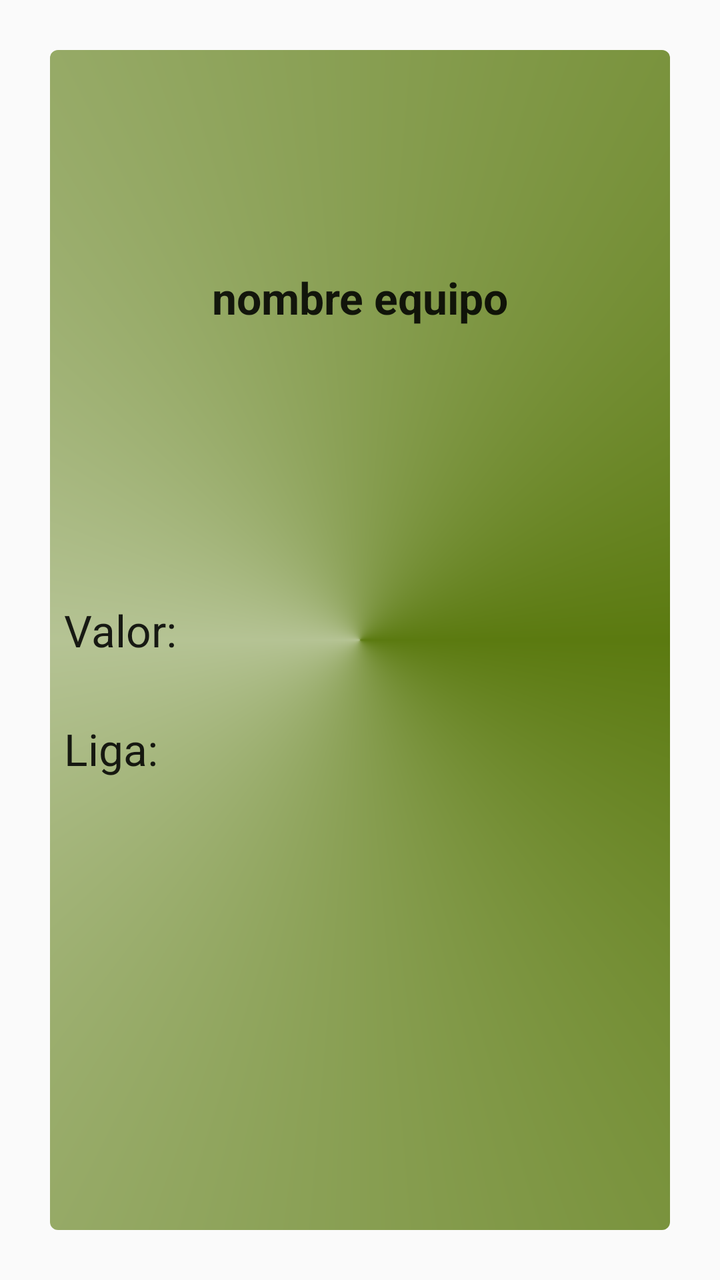
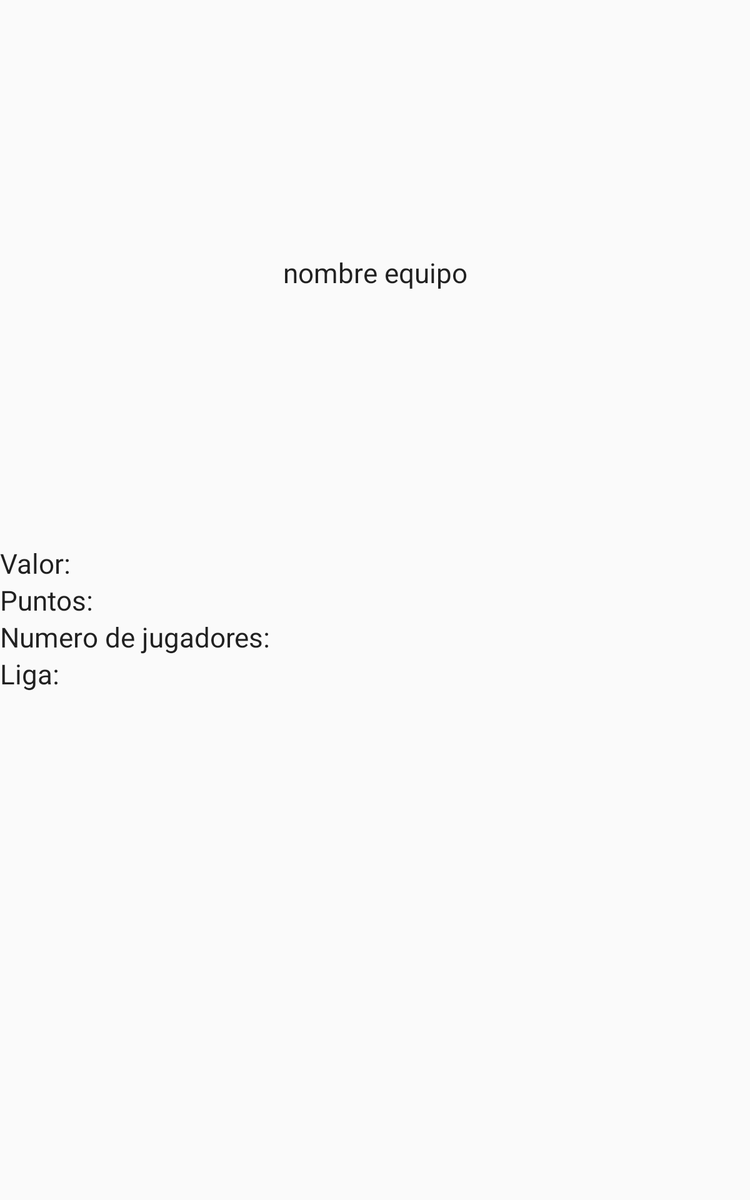

The same Android screen from two of the app's own layout files: first res/layout/ as a phone draws it, then the author's variant for another configuration, drawn on a device whose configuration selects that folder. Both files follow.
<!-- AndroidManifest.xml: application theme AppTheme -->
<!-- res/layout/equipo_list_item.xml -->
<?xml version="1.0" encoding="utf-8"?>

<LinearLayout xmlns:android="http://schemas.android.com/apk/res/android"
    android:layout_width="match_parent"
    android:layout_height="match_parent"
    android:orientation="vertical" >

	<LinearLayout
        android:layout_width="match_parent"
        android:layout_height="match_parent"
        android:layout_margin="25dp"
        android:layout_weight="1"
        android:background="@drawable/itemequipodesafio"
        android:orientation="vertical" >

        <TextView
            android:id="@+id/textViewNombreEq"
            android:layout_width="match_parent"
            android:layout_height="wrap_content"
            android:layout_marginBottom="10dp"
            android:layout_weight="1"
            android:gravity="center"
            android:text="nombre equipo"
            android:textAppearance="?android:attr/textAppearanceLarge"
            android:textStyle="bold" />

        <RelativeLayout
            android:layout_width="match_parent"
            android:layout_height="wrap_content"
            android:layout_marginTop="10dp"
            android:layout_weight="1">

            <TextView
                android:id="@+id/TextViewEq01"
                android:layout_width="wrap_content"
                android:layout_height="wrap_content"
                android:layout_marginBottom="15dp"
                android:layout_marginTop="15dp"
                android:gravity="center"
                android:text="Valor:"
                android:textAppearance="?android:attr/textAppearanceLarge" />

            <TextView
                android:id="@+id/textViewValorEq"
                android:layout_width="wrap_content"
                android:layout_height="wrap_content"
                android:layout_alignParentRight="true"
                android:layout_marginBottom="15dp"
                android:layout_marginTop="15dp"
                android:layout_toRightOf="@+id/TextViewEq01"
                android:textAppearance="?android:attr/textAppearanceLarge" />

            <TextView
                android:id="@+id/textViewEq02"
                android:layout_width="wrap_content"
                android:layout_height="wrap_content"
                android:layout_below="@+id/TextViewEq01"
                android:layout_marginBottom="15dp"
                android:layout_marginTop="15dp"
                android:gravity="center"
                android:text="Liga: "
                android:textAppearance="?android:attr/textAppearanceLarge" />

            <TextView
                android:id="@+id/textViewLigaEq"
                android:layout_width="wrap_content"
                android:layout_height="wrap_content"
                android:layout_alignParentRight="true"
                android:layout_below="@+id/textViewValorEq"
                android:layout_marginBottom="15dp"
                android:layout_marginTop="15dp"
                android:layout_toRightOf="@+id/textViewEq02"
                android:textAppearance="?android:attr/textAppearanceLarge" />
        </RelativeLayout>
    </LinearLayout>


</LinearLayout>
<!-- resources referenced by this layout -->
<resources>
  <!-- drawable itemequipodesafio (drawable) -->
  <?xml version="1.0" encoding="utf-8"?>
  
  <shape xmlns:android="http://schemas.android.com/apk/res/android" android:shape="rectangle">
      <padding 
          android:left="7dp"
          android:top="7dp"
          android:right="7dp"
          android:bottom="7dp" />  
      <corners android:radius= "4dp" />    
      <gradient 
          android:startColor="#5b7a10"
          android:centerColor="#B5C394"
          android:endColor="#5b7a10"
          android:type="sweep"/>
  </shape>
  <style name="AppTheme" parent="Theme.AppCompat.Light.DarkActionBar">
          <item name="colorPrimary">#5b7a10</item>
          <item name="colorPrimaryDark">#512DA8</item>
          <item name="colorAccent">#FF4081</item>
      </style>
</resources>
<!-- res/layout-large/equipo_list_item.xml (the author's variant of the layout above) -->
<!-- drawn on a 7-inch tablet held upright -->
<?xml version="1.0" encoding="utf-8"?>

<LinearLayout xmlns:android="http://schemas.android.com/apk/res/android"
    android:layout_width="match_parent"
    android:layout_height="match_parent"
    android:orientation="vertical" >

    <TextView
        android:id="@+id/textViewNombreEq"
        android:layout_width="match_parent"
        android:layout_height="wrap_content"
        android:layout_weight="1"
        android:gravity="center"
        android:text="nombre equipo"
        android:textAppearance="?android:attr/textAppearanceLarge" />

    <LinearLayout
        android:layout_width="match_parent"
        android:layout_height="wrap_content"
        android:layout_weight="1"
        android:orientation="horizontal" >

        <RelativeLayout
            android:layout_width="match_parent"
            android:layout_height="match_parent"
            android:layout_weight="1" >

            <TextView
                android:id="@+id/TextViewEnt01"
                android:layout_width="wrap_content"
                android:layout_height="wrap_content"
                android:layout_weight="1"
                android:text="Valor:"
                android:textAppearance="?android:attr/textAppearanceLarge" />

            <TextView
                android:id="@+id/textViewValorEq"
                android:layout_width="wrap_content"
                android:layout_height="wrap_content"
                android:layout_toRightOf="@id/TextViewEnt01"
                android:textAppearance="?android:attr/textAppearanceLarge" />

            <TextView
                android:id="@+id/TextViewEq02"
                android:layout_width="wrap_content"
                android:layout_height="wrap_content"
                android:layout_below="@id/TextViewEnt01"
                android:text="Puntos: "
                android:textAppearance="?android:attr/textAppearanceLarge" />

            <TextView
                android:id="@+id/textViewPuntosEq"
                android:layout_width="wrap_content"
                android:layout_height="wrap_content"
                android:layout_below="@id/textViewValorEq"
                android:layout_toRightOf="@id/TextViewEq02"
                android:textAppearance="?android:attr/textAppearanceLarge" />

            <TextView
                android:id="@+id/textViewEq03"
                android:layout_width="wrap_content"
                android:layout_height="wrap_content"
                android:layout_below="@id/TextViewEq02"
                android:text="Numero de jugadores: "
                android:textAppearance="?android:attr/textAppearanceLarge" />

            <TextView
                android:id="@+id/TextViewJugadoresEq"
                android:layout_width="wrap_content"
                android:layout_height="wrap_content"
                android:layout_below="@id/textViewPuntosEq"
                android:layout_toRightOf="@id/textViewEq03"
                android:textAppearance="?android:attr/textAppearanceLarge" />
            
                        <TextView
                android:id="@+id/textViewEq04"
                android:layout_width="wrap_content"
                android:layout_height="wrap_content"
                android:layout_below="@+id/textViewEq03"
                android:text="Liga: "
                android:textAppearance="?android:attr/textAppearanceLarge" />

            <TextView
                android:id="@+id/textViewLigaEq"
                android:layout_width="wrap_content"
                android:layout_height="wrap_content"
                android:layout_below="@id/TextViewJugadoresEq"
                android:layout_toRightOf="@+id/textViewEq04"
                android:textAppearance="?android:attr/textAppearanceLarge"/>

        </RelativeLayout>


    </LinearLayout>

</LinearLayout>
<!-- resources referenced by the variant -->
<!-- as a 7-inch tablet held upright resolves them -->
<resources>
  <style name="AppTheme" parent="Theme.AppCompat.Light.DarkActionBar">
          <item name="colorPrimary">#5b7a10</item>
          <item name="colorPrimaryDark">#512DA8</item>
          <item name="colorAccent">#FF4081</item>
      </style>
</resources>
